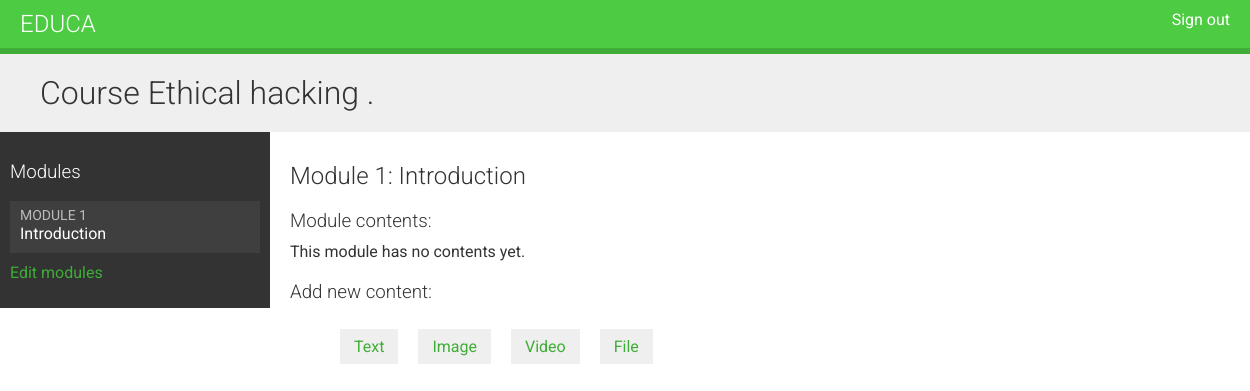
Before: /course/module/4/ (signed in) with the older database file.
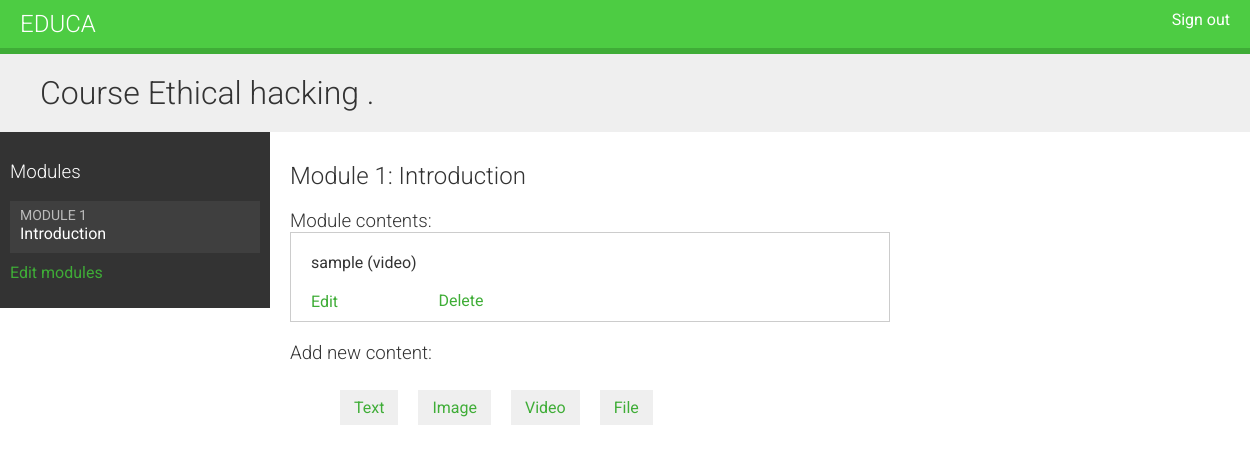
After: the same page with the newer database file.
### courses/models.py (models this page shows, shortened)
class Module(models.Model):
    course = models.ForeignKey(Course,
                               related_name='modules',
                               on_delete=models.CASCADE)
    title = models.CharField(max_length=150)
    description = models.TextField()
    order = OrderField(blank=True, for_fields=['course'])
    class Meta:
        ordering = ['order']

class Content(models.Model):
    module = models.ForeignKey(Module,
                               related_name='contents',
                               on_delete=models.CASCADE)
    content_type = models.ForeignKey(ContentType,
                                     on_delete=models.CASCADE,
                                     limit_choices_to={
                                         'model__in': (
                                             'text',
                                             'video',
                                             'image',
                                             'file'
                                         )
                                     })
    object_id = models.PositiveIntegerField()
    item = GenericForeignKey('content_type','object_id')
    order = OrderField(blank=True, for_fields=['module'])
    class Meta:
        ordering = ['order']

class ItemBase(models.Model):
    owner = models.ForeignKey(User,
                              related_name='%(class)s_related',
                              on_delete=models.CASCADE)
    title = models.CharField(max_length=150)
    created = models.DateTimeField(auto_now=True)
    updated = models.DateTimeField(auto_now_add=True)
    class Meta:
        abstract = True
    def __str__(self):
        return self.title

class Video(ItemBase):
    content = EmbedVideoField()

### courses/views.py (the view)
class ModuleContentListView(TemplateResponseMixin, View):
    template_name = 'courses/manage/module/content_list.html'
    def get(self,request,module_id):
        module = get_object_or_404(Module,
                                   id=module_id,
                                   course__owner=request.user)
        return self.render_to_response({
            'module':module
        })

### courses/templatetags/course.py (called while the page is built)
@register.filter
def model_name(obj):
    try:
        return obj._meta.model_name
    except AttributeError:
        return None

### courses/templates/courses/manage/module/content_list.html (shortened to what this page needs)
{% extends "base.html" %}
{% load course %}
{% block content %}
{% with course=module.course %}
    <h1>Course {{ course.title }}</h1>
    <div class="contents">
        <h3>Modules</h3>
        <ul id="modules">
            {% for m in course.modules.all %}
                <li data-id="{{ m.id }}" {% if m == module %}
                class="selected"{% endif %}>
                <a href="{% url "module_content_list" m.id %}">
                <span>
                    Module <span class="order">{{ m.order|add:1 }}</span>
                </span>
                <br>
                {{ m.title }}
                </a>
                </li>
                {% empty %}
                <li>No modules yet.</li>
            {% endfor %}
        </ul>
        <p><a href="{% url "course_module_update" course.id %}">
        Edit modules</a></p>
    </div>
    <div class="module">
        <h2>Module {{ module.order|add:1 }}: {{ module.title }}</h2>
        <h3>Module contents:</h3>
        <div id="module-contents">
        {% for content in module.contents.all %}
            <div data-id="{{ content.id }}">
                {% with item=content.item %}
                    <p>{{ item }} ({{ item|model_name }})</p>
                    <a href="{% url "module_content_update" module.id item|model_name item.id %}">Edit</a>
                    <form action="{% url "module_content_delete" content.id %}"
                    method="post">
                        <input type="submit" value="Delete">
                    </form>
                {% endwith %}
            </div>
            {% empty %}
            <p>This module has no contents yet.</p>
        {% endfor %}
        </div>
        <h3>Add new content:</h3>
        <ul class="content-types">
            <li>
            <a href="{% url "module_content_create" module.id "text" %}">
            Text
            </a>
            </li>
            <li>
            <a href="{% url "module_content_create" module.id "image" %}">
            Image
            </a>
            </li>
            <li>
            <a href="{% url "module_content_create" module.id "video" %}">
            Video
            </a>
            </li>
            <li>
            <a href="{% url "module_content_create" module.id "file" %}">
            File
            </a>
            </li>
        </ul>
    </div>
{% endwith %}
{% endblock %}

Changed rows visible on the page:
added Content: item "sample", item|model_name "video"
Other visible differences:
text no longer shown: "This module has no contents yet."
